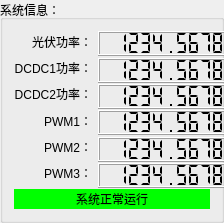
       <widget class="QGroupBox" name="groupBox_sysInfo">
        <property name="minimumSize">
         <size>
          <width>224</width>
          <height>223</height>
         </size>
        </property>
        <property name="maximumSize">
         <size>
          <width>224</width>
          <height>223</height>
         </size>
        </property>
        <property name="title">
         <string>系统信息：</string>
        </property>
        <layout class="QGridLayout" name="gridLayout_9">
         <item row="2" column="0">
          <widget class="QLabel" name="label_power_dcdc2">
           <property name="text">
            <string>DCDC2功率：</string>
           </property>
           <property name="alignment">
            <set>Qt::AlignRight|Qt::AlignTrailing|Qt::AlignVCenter</set>
           </property>
          </widget>
         </item>
         <item row="3" column="0">
          <widget class="QLabel" name="label_pwm_1">
           <property name="text">
            <string>PWM1：</string>
           </property>
           <property name="alignment">
            <set>Qt::AlignRight|Qt::AlignTrailing|Qt::AlignVCenter</set>
           </property>
          </widget>
         </item>
         <item row="1" column="0">
          <widget class="QLabel" name="label_power_dcdc1">
           <property name="text">
            <string>DCDC1功率：</string>
           </property>
           <property name="alignment">
            <set>Qt::AlignRight|Qt::AlignTrailing|Qt::AlignVCenter</set>
           </property>
          </widget>
         </item>
         <item row="2" column="1">
          <widget class="QLCDNumber" name="lcdNumber_power_dcdc2">
           <property name="minimumSize">
            <size>
             <width>132</width>
             <height>25</height>
            </size>
           </property>
           <property name="digitCount">
            <number>10</number>
           </property>
           <property name="segmentStyle">
            <enum>QLCDNumber::Flat</enum>
           </property>
           <property name="value" stdset="0">
            <double>1234.567800000000034</double>
           </property>
          </widget>
         </item>
         <item row="3" column="1">
          <widget class="QLCDNumber" name="lcdNumber_pwm_1">
           <property name="minimumSize">
            <size>
             <width>132</width>
             <height>25</height>
            </size>
           </property>
           <property name="digitCount">
            <number>10</number>
           </property>
           <property name="segmentStyle">
            <enum>QLCDNumber::Flat</enum>
           </property>
           <property name="value" stdset="0">
            <double>1234.567800000000034</double>
           </property>
          </widget>
         </item>
         <item row="5" column="0">
          <widget class="QLabel" name="label_pwm_3">
           <property name="text">
            <string>PWM3：</string>
           </property>
           <property name="alignment">
            <set>Qt::AlignRight|Qt::AlignTrailing|Qt::AlignVCenter</set>
           </property>
          </widget>
         </item>
         <item row="1" column="1">
          <widget class="QLCDNumber" name="lcdNumber_power_dcdc1">
           <property name="minimumSize">
            <size>
             <width>132</width>
             <height>25</height>
            </size>
           </property>
           <property name="digitCount">
            <number>10</number>
           </property>
           <property name="segmentStyle">
            <enum>QLCDNumber::Flat</enum>
           </property>
           <property name="value" stdset="0">
            <double>1234.567800000000034</double>
           </property>
          </widget>
         </item>
         <item row="5" column="1">
          <widget class="QLCDNumber" name="lcdNumber_pwm_3">
           <property name="minimumSize">
            <size>
             <width>132</width>
             <height>25</height>
            </size>
           </property>
           <property name="digitCount">
            <number>10</number>
           </property>
           <property name="segmentStyle">
            <enum>QLCDNumber::Flat</enum>
           </property>
           <property name="value" stdset="0">
            <double>1234.567800000000034</double>
           </property>
          </widget>
         </item>
         <item row="4" column="1">
          <widget class="QLCDNumber" name="lcdNumber_pwm_2">
           <property name="minimumSize">
            <size>
             <width>132</width>
             <height>25</height>
            </size>
           </property>
           <property name="digitCount">
            <number>10</number>
           </property>
           <property name="segmentStyle">
            <enum>QLCDNumber::Flat</enum>
           </property>
           <property name="value" stdset="0">
            <double>1234.567800000000034</double>
           </property>
          </widget>
         </item>
         <item row="0" column="0">
          <widget class="QLabel" name="label_power_pv">
           <property name="text">
            <string>光伏功率：</string>
           </property>
           <property name="alignment">
            <set>Qt::AlignRight|Qt::AlignTrailing|Qt::AlignVCenter</set>
           </property>
          </widget>
         </item>
         <item row="0" column="1">
          <widget class="QLCDNumber" name="lcdNumber_power_pv">
           <property name="minimumSize">
            <size>
             <width>132</width>
             <height>25</height>
            </size>
           </property>
           <property name="digitCount">
            <number>10</number>
           </property>
           <property name="segmentStyle">
            <enum>QLCDNumber::Flat</enum>
           </property>
           <property name="value" stdset="0">
            <double>1234.567800000000034</double>
           </property>
          </widget>
         </item>
         <item row="4" column="0">
          <widget class="QLabel" name="label_pwm_2">
           <property name="text">
            <string>PWM2：</string>
           </property>
           <property name="alignment">
            <set>Qt::AlignRight|Qt::AlignTrailing|Qt::AlignVCenter</set>
           </property>
          </widget>
         </item>
         <item row="6" column="0" colspan="2">
          <widget class="QLabel" name="label_system_status">
           <property name="minimumSize">
            <size>
             <width>0</width>
             <height>20</height>
            </size>
           </property>
           <property name="styleSheet">
            <string notr="true">background-color:rgb(0, 255, 0)</string>
           </property>
           <property name="text">
            <string>系统正常运行</string>
           </property>
           <property name="alignment">
            <set>Qt::AlignCenter</set>
           </property>
          </widget>
         </item>
        </layout>
       </widget>
